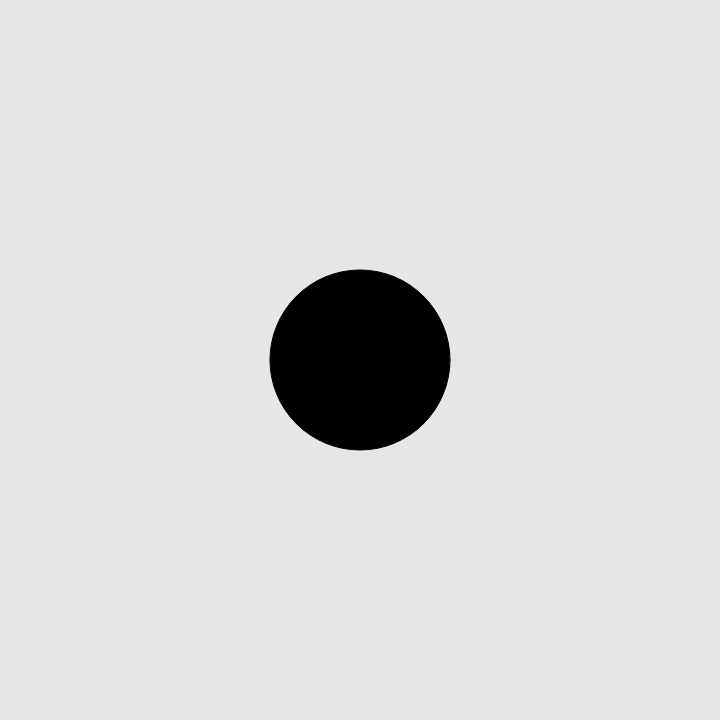
Frame 1 (no input)
Frame 60 (no input): identical to frame 1, image omitted
Frame 120 (the mouse pressed at the canvas centre since frame 60): identical to frame 1, image omitted

The p5.js sketch that drew this single still picture (run headless with seeded random() and noise() and a simulated clock; from frame 60 on, the mouse is pressed at the canvas centre):

// p5.js sketch
// ── sketch.js
// please, add the description of this artwork here.
// please, add the instruction on how to interact here.
// please, add any other important information for the comprehension of the code

function setup(){ // sets up the artwork
  createCanvas(720, 720); // creates a square canvas of resolution 720 pixels
}

function draw(){ // draws the artwork
  background(230); // sets the baground colour to grey
  fill(0); // sets the inner circle color to black
  ellipse(width*.5, height*.5, width*.25, width*.25); // creates an ellipse positioned in the middle of the canvas and of size a quarter of the canvas.
}
